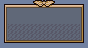

Rendered tile map (Tiled .tmx) drawn with the repository's tilesets; below, a short description and the full map source, tile grids included:
An orthogonal 11x6 tile map with 8x8 px tiles, 1 tile layer (Tile Layer 1).

<map version="1.10" tiledversion="1.11.2" orientation="orthogonal" renderorder="right-down" width="11" height="6" tilewidth="8" tileheight="8" infinite="0" nextlayerid="2" nextobjectid="1">
 <tileset firstgid="1" name="MenuTiles" tilewidth="8" tileheight="8" tilecount="128" columns="16">
  <image source="../../Image/Png/MenuTiles.png" width="128" height="64" />
 </tileset>
 <layer id="1" name="Tile Layer 1" width="11" height="6">
  <data encoding="csv">
98,99,4,4,50,51,52,4,4,5,6,
7,10,10,10,10,10,10,10,10,53,54,
7,10,10,10,10,10,10,10,53,55,54,
7,42,42,42,42,42,42,42,42,42,56,
7,42,42,42,42,42,42,42,42,42,56,
27,28,29,29,29,29,29,29,29,33,34
</data>
 </layer>
</map>
